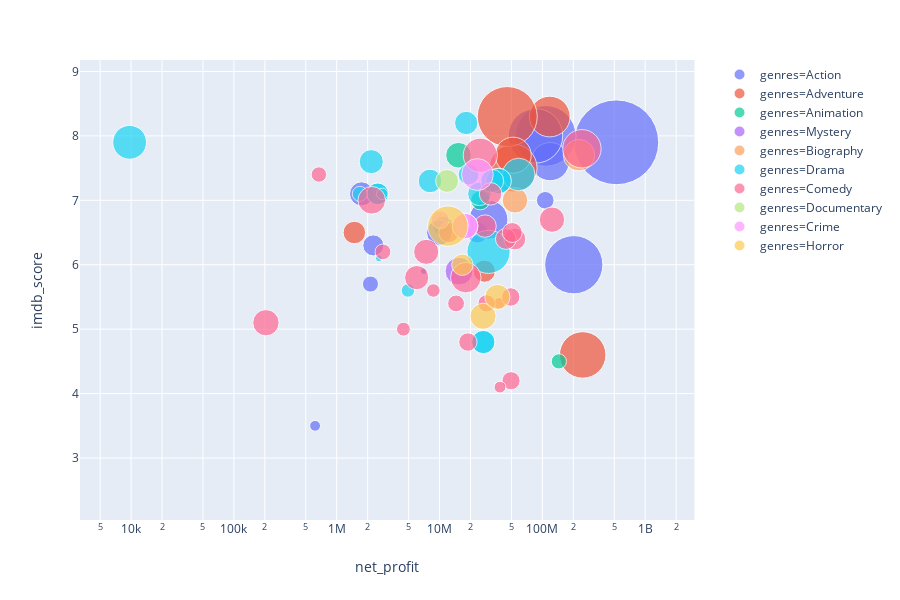

Notebook source saved alongside this figure:
### Markdown cell above
Adventure and action movies are most successful in terms of IMDB score and net proft in 2009.

### Code cell
px.scatter(df_list.query("title_year==2009"), x="net_profit", y="imdb_score", size="num_user_for_reviews", color="genres",
           hover_name="director_name", log_x=True, size_max=60)

### Figure 1 — Plotly figure (JSON) as saved in the notebook; plotly's stock layout.template omitted (floating-point values rounded to 4 significant figures)
{"data": [{"hoverlabel": {"namelength": 0}, "hovertemplate": "<b>%{hovertext}</b><br><br>genres=Action<br>net_profit=%{x}<br>imdb_score=%{y}<br>num_user_for_reviews=%{marker.size}", "hovertext": ["James Cameron", "Michael Bay", "McG", "Roland Emmerich", "Rob Letterman", "Stephen Sommers", "Gavin Hood", "Hoyt Yeatman", "J.J. Abrams", "Zack Snyder", "Tony Scott", "Carlos Saldanha", "Guy Ritchie", "Jonathan Mostow", "David Bowers", "Andy Fickman", "James McTeigue", "Tom Tykwer", "Mark Neveldine", "Andrzej Bartkowiak", "Jean-Pierre Jeunet", "Paul Weitz", "Christian Alvart", "Patrick Tatopoulos", "Dominic Sena", "Neill Blomkamp", "Shane Acker", "James Wong", "Steve Carr", "Damien Dante Wayans", "Michael Spierig", "Nimród Antal", "Mark Neveldine", "Renny Harlin", "Troy Duffy", "Daniel Barber", "Benny Boom"], "legendgroup": "genres=Action", "marker": {"color": "#636efa", "size": [3054, 1439, 974, 1055, 187, 534, 641, 90, 1559, 1229, 285, 132, 621, 252, 77, 110, 194, 190, 245, 179, 71, 157, 310, 169, 142, 1262, 245, 524, 201, 50, 281, 110, 223, 113, 188, 224, 20], "sizemode": "area", "sizeref": 0.8483, "symbol": "circle"}, "mode": "markers", "name": "genres=Action", "showlegend": true, "type": "scatter", "x": [523505847, 202076689, -74679997, -33887833, 23332128, -24832370, 29883016, -30579748, 107704099, -22496684, -34547688, 106573705, 119019489, -41457582, -45451936, 2128202, -1894923, -24549473, -29511421, -9257739, -25739083, -26161870, -22673938, 10802315, -24731154, 85646235, 1743332, -35646427, -5180871, 615792, 9975979, -11011124, -6369774, -9767063, 2269307, -5481319, 7017041], "xaxis": "x", "y": [7.9, 6, 6.6, 5.8, 6.5, 5.8, 6.7, 5.1, 8, 7.7, 6.4, 7, 7.6, 6.3, 6.3, 5.7, 6.4, 6.5, 5.8, 3.7, 7.2, 5.9, 6.8, 6.6, 5.5, 8, 7.1, 2.7, 5.2, 3.5, 6.5, 5.7, 6.2, 5.6, 6.3, 7.2, 5.9], "yaxis": "y"}, {"hoverlabel": {"namelength": 0}, "hovertemplate": "<b>%{hovertext}</b><br><br>genres=Adventure<br>net_profit=%{x}<br>imdb_score=%{y}<br>num_user_for_reviews=%{marker.size}", "hovertext": ["David Yates", "Pete Docter", "Shawn Levy", "Spike Jonze", "Brad Silberling", "Quentin Tarantino", "Alejandro Amenábar", "Harold Ramis", "Jorge Blanco", "Chris Weitz", "John Schultz", "Wes Anderson", "Terry Gilliam", "John Hillcoat", "Ruben Fleischer", "Kirk Jones", "David Twohy", "Tomm Moore"], "legendgroup": "genres=Adventure", "marker": {"color": "#EF553B", "size": [973, 704, 209, 388, 224, 1527, 172, 203, 72, 919, 55, 245, 210, 504, 553, 117, 215, 71], "sizemode": "area", "sizeref": 0.8483, "symbol": "circle"}, "mode": "markers", "name": "genres=Adventure", "showlegend": true, "type": "scatter", "x": [51956980, 117979556, 27243721, -22777816, -50607905, 45523073, -69382160, -16662721, -27805940, 246623634, -19799588, -19000897, -32310542, -24943308, 51990286, -12144354, 1483540, -5813617], "xaxis": "x", "y": [7.5, 8.3, 5.9, 6.8, 5.4, 8.3, 7.2, 4.9, 6.1, 4.6, 5.4, 7.8, 6.8, 7.3, 7.7, 7.2, 6.5, 7.7], "yaxis": "y"}, {"hoverlabel": {"namelength": 0}, "hovertemplate": "<b>%{hovertext}</b><br><br>genres=Animation<br>net_profit=%{x}<br>imdb_score=%{y}<br>num_user_for_reviews=%{marker.size}", "hovertext": ["Robert Zemeckis", "Ron Clements", "Phil Lord", "Betty Thomas", "Henry Selick"], "legendgroup": "genres=Animation", "marker": {"color": "#00cc96", "size": [249, 214, 156, 98, 279], "sizemode": "area", "sizeref": 0.8483, "symbol": "circle"}, "mode": "markers", "name": "genres=Animation", "showlegend": true, "type": "scatter", "x": [-62149904, -625893, 24870275, 144613391, 15280058], "xaxis": "x", "y": [6.8, 7.1, 7, 4.5, 7.7], "yaxis": "y"}, {"hoverlabel": {"namelength": 0}, "hovertemplate": "<b>%{hovertext}</b><br><br>genres=Mystery<br>net_profit=%{x}<br>imdb_score=%{y}<br>num_user_for_reviews=%{marker.size}", "hovertext": ["Ron Howard", "Olatunde Osunsanmi"], "legendgroup": "genres=Mystery", "marker": {"color": "#ab63fa", "size": [435, 330], "sizemode": "area", "sizeref": 0.8483, "symbol": "circle"}, "mode": "markers", "name": "genres=Mystery", "showlegend": true, "type": "scatter", "x": [-16624154, 15464480], "xaxis": "x", "y": [6.7, 5.9], "yaxis": "y"}, {"hoverlabel": {"namelength": 0}, "hovertemplate": "<b>%{hovertext}</b><br><br>genres=Biography<br>net_profit=%{x}<br>imdb_score=%{y}<br>num_user_for_reviews=%{marker.size}", "hovertext": ["Michael Mann", "Clint Eastwood", "Joe Wright", "Nora Ephron", "John Lee Hancock", "Jean-Marc Vallée", "Anne Fontaine", "Michael Hoffman", "Glenn Ficarra", "Jane Campion", "Tom Hooper"], "legendgroup": "genres=Biography", "marker": {"color": "#FFA15A", "size": [585, 259, 143, 277, 420, 100, 65, 82, 162, 110, 75], "sizemode": "area", "sizeref": 0.8483, "symbol": "circle"}, "mode": "markers", "name": "genres=Biography", "showlegend": true, "type": "scatter", "x": [-2969275, -22520222, -28329069, 54125426, 226950375, -24008619, -13320925, -6384422, -10964434, -4059945, -9550442], "xaxis": "x", "y": [7, 7.4, 6.7, 7, 7.7, 7.3, 6.7, 7, 6.6, 7, 7.6], "yaxis": "y"}, {"hoverlabel": {"namelength": 0}, "hovertemplate": "<b>%{hovertext}</b><br><br>genres=Drama<br>net_profit=%{x}<br>imdb_score=%{y}<br>num_user_for_reviews=%{marker.size}", "hovertext": ["Peter Jackson", "Rob Marshall", "Alex Proyas", "Robert Schwentke", "Lee Daniels", "Jason Reitman", "Vincenzo Natali", "Nick Cassavetes", "Jim Sheridan", "Richard Kelly", "Brandon Camp", "Michael Haneke", "David S. Goyer", "Gaspar Noé", "Drew Barrymore", "Atom Egoyan", "Jim Sheridan", "Neil Jordan", "Chuan Lu", "Lee Daniels", "Luca Guadagnino", "Marc Forby", "Scott Cooper", "Lone Scherfig", "Aaron Schneider", "Tom Ford", "Tim Chambers", "Rodrigo García", "Oren Moverman", "Shana Feste", "Bill Duke", "Duncan Jones", "Agnieszka Wojtowicz-Vosloo", "Dagur Kári", "Juan José Campanella", "Peter Jackson", "David S. Goyer", "Brian Baugh"], "legendgroup": "genres=Drama", "marker": {"color": "#19d3f3", "size": [593, 232, 791, 234, 275, 452, 354, 184, 201, 376, 77, 193, 230, 192, 118, 166, 201, 57, 62, 275, 114, 14, 226, 237, 97, 247, 12, 65, 92, 50, 21, 485, 137, 14, 231, 593, 230, 55], "sizemode": "area", "sizeref": 0.8483, "symbol": "circle"}, "mode": "markers", "name": "genres=Drama", "showlegend": true, "type": "scatter", "x": [-21017158, -60326576, 29948113, 24411478, 37536959, 58813460, -9000954, 19185998, 2501651, -954324, 4927390, -9777353, 26638165, -12663533, -1965583, -7925162, 2501651, -11451066, -11880078, 37536959, -4995352, -8116113, 32462438, 8074715, 1676553, 2166863, -5110478, -3714714, -6433363, -5884138, 2572742, 9677, -4391771, -3780041, 18167424, -21017158, 26638165, 2773863], "xaxis": "x", "y": [6.7, 5.8, 6.2, 7.1, 7.3, 7.4, 5.8, 7.4, 7.1, 5.6, 5.6, 7.8, 4.8, 7.3, 6.9, 6.3, 7.1, 6.8, 7.7, 7.3, 7, 6.2, 7.3, 7.3, 7.1, 7.6, 6.5, 7.2, 7.2, 6.7, 6.1, 7.9, 5.9, 6.9, 8.2, 6.7, 4.8, 7.1], "yaxis": "y"}, {"hoverlabel": {"namelength": 0}, "hovertemplate": "<b>%{hovertext}</b><br><br>genres=Comedy<br>net_profit=%{x}<br>imdb_score=%{y}<br>num_user_for_reviews=%{marker.size}", "hovertext": ["Nancy Meyers", "Thor Freudenthal", "Judd Apatow", "Peter Billingsley", "Tony Gilroy", "Marc Lawrence", "Karey Kirkpatrick", "Larry Charles", "Anne Fletcher", "Ken Kwapis", "John Hamburg", "Burr Steers", "Robert Luketic", "Todd Phillips", "Walt Becker", "Peter Chelsom", "Gary Winick", "Ang Lee", "Grant Heslov", "Stephen Frears", "Steven Soderbergh", "Sam Mendes", "Robert Rodriguez", "Todd Graff", "Tyler Perry", "Ricky Gervais", "Jody Hill", "Kevin Tancharoen", "Chris Columbus", "Miguel Arteta", "Donald Petrie", "Karyn Kusama", "Phil Traill", "Vicky Jenson", "Woody Allen", "Brian Koppelman", "William Dear", "Derrick Borte", "Michael Meredith", "Julio DePietro", "Katherine Dieckmann", "Jonas Elmer", "Mike Judge", "Marc Webb", "Ethan Coen", "Rachel Perkins", "Raymond De Felitta", "Zach Cregger", "Peter Stebbings", "Hue Rhodes", "Tommy Wirkola"], "legendgroup": "genres=Comedy", "marker": {"color": "#FF6692", "size": [214, 57, 301, 144, 184, 121, 39, 396, 273, 203, 215, 185, 169, 626, 120, 140, 129, 71, 268, 43, 175, 115, 37, 39, 59, 287, 248, 82, 80, 105, 75, 294, 143, 53, 169, 60, 33, 88, 11, 20, 23, 78, 106, 494, 324, 31, 101, 73, 90, 11, 200], "sizemode": "area", "sizeref": 0.8483, "symbol": "circle"}, "mode": "markers", "name": "genres=Comedy", "showlegend": true, "type": "scatter", "x": [27703470, 38023275, -23185810, 49176215, -19440070, -28419913, -38911390, 17992760, 123947053, 53952276, 31347010, 44149837, 50915214, 242313371, 14474048, 49566871, 28715510, -22556993, 7416109, -20291812, 12313582, -7569012, -19083691, -14794657, 38697449, -60918, 5993605, 4452209, -3206096, -2718714, -8337682, 204793, 18860010, -8626307, -9693553, -10639452, -11410555, -3525492, -9980652, -7899497, -4907100, 8699684, 2814185, 24891374, 2190525, -6389971, 670712, -1457225, -3462394, -3699331, -758291], "xaxis": "x", "y": [6.6, 5.4, 6.4, 5.5, 6.2, 4.7, 5.6, 5.8, 6.7, 6.4, 7.1, 6.4, 6.5, 7.8, 5.4, 4.2, 5.4, 6.7, 6.2, 6.2, 6.5, 7.1, 4.9, 6.4, 4.1, 6.4, 5.8, 5, 5.3, 6.5, 5.9, 5.1, 4.8, 5.3, 7.2, 6.4, 7, 6.5, 5.5, 5.9, 4.7, 5.6, 6.2, 7.7, 7, 6.3, 7.4, 5.1, 6.8, 5.8, 6.4], "yaxis": "y"}, {"hoverlabel": {"namelength": 0}, "hovertemplate": "<b>%{hovertext}</b><br><br>genres=Documentary<br>net_profit=%{x}<br>imdb_score=%{y}<br>num_user_for_reviews=%{marker.size}", "hovertext": ["Jacques Perrin", "Kenny Ortega", "Michel Orion Scott"], "legendgroup": "genres=Documentary", "marker": {"color": "#B6E880", "size": [42, 223, 9], "sizemode": "area", "sizeref": 0.8483, "symbol": "circle"}, "mode": "markers", "name": "genres=Documentary", "showlegend": true, "type": "scatter", "x": [-20593594, 11844424, -4016], "xaxis": "x", "y": [7.8, 7.3, 7.4], "yaxis": "y"}, {"hoverlabel": {"namelength": 0}, "hovertemplate": "<b>%{hovertext}</b><br><br>genres=Crime<br>net_profit=%{x}<br>imdb_score=%{y}<br>num_user_for_reviews=%{marker.size}", "hovertext": ["F. Gary Gray", "Werner Herzog", "Antoine Fuqua", "Dennis Iliadis", "Dennis Iliadis"], "legendgroup": "genres=Crime", "marker": {"color": "#FF97FF", "size": [429, 212, 138, 279, 279], "sizemode": "area", "sizeref": 0.8483, "symbol": "circle"}, "mode": "markers", "name": "genres=Crime", "showlegend": true, "type": "scatter", "x": [23343413, -18302044, 10154426, 17721635, 17721635], "xaxis": "x", "y": [7.4, 6.7, 6.7, 6.6, 6.6], "yaxis": "y"}, {"hoverlabel": {"namelength": 0}, "hovertemplate": "<b>%{hovertext}</b><br><br>genres=Horror<br>net_profit=%{x}<br>imdb_score=%{y}<br>num_user_for_reviews=%{marker.size}", "hovertext": ["David R. Ellis", "Sam Raimi", "Christian Alvart", "Patrick Lussier", "Stewart Hendler", "Kevin Greutert", "Jaume Balagueró", "George A. Romero", "Deon Taylor", "Ti West"], "legendgroup": "genres=Horror", "marker": {"color": "#FECB52", "size": [290, 691, 174, 268, 126, 194, 148, 159, 48, 193], "sizemode": "area", "sizeref": 0.8483, "symbol": "circle"}, "mode": "markers", "name": "genres=Horror", "showlegend": true, "type": "scatter", "x": [26466372, 12057340, -13751523, 36527787, -4043793, 16669413, -5572976, -3898945, -4857000, -799341], "xaxis": "x", "y": [5.2, 6.6, 6.2, 5.5, 5.1, 6, 6.6, 5, 4.1, 6.4], "yaxis": "y"}], "layout": {"height": 600, "legend": {"itemsizing": "constant", "tracegroupgap": 0}, "margin": {"t": 60}, "xaxis": {"anchor": "y", "domain": [0, 0.98], "title": {"text": "net_profit"}, "type": "log"}, "yaxis": {"anchor": "x", "domain": [0, 1], "title": {"text": "imdb_score"}}}}
